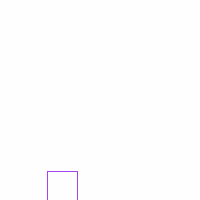
Frame 1 (no input)
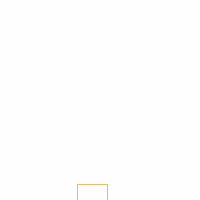
Frame 60 (the mouse pressed at the canvas centre just before this capture)
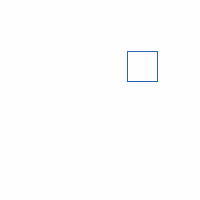
Frame 120 (the mouse held since frame 60 and released just before this capture)

The Processing sketch that drew these frames (run headless with seeded random() and noise(); from frame 60 on, the mouse is pressed at the canvas centre):

// Processing sketch: RandomlyApearingBoxes
// ── RandomlyApearingBoxes.pde
void rectLine(int x, int y, int w, int h){
  line(x,y,x+w,y);
  line(x,y,x,y+h);
  line(x+w,y,x+w,y+h);
  line(x,y+h,x+w,y+h);
}

color randomRGBcolor(){
  color c = color(random(256),random(256),random(256));
  return c;
}

void setup(){
  size(200,200);
  background(255);
  colorMode(RGB,256);
  frameRate(10);
}

void draw(){
  background(255);
  stroke( randomRGBcolor() );
  int x = int(random(width));
  int y = int(random(height));
  rectLine(x,y,30,30);
}
